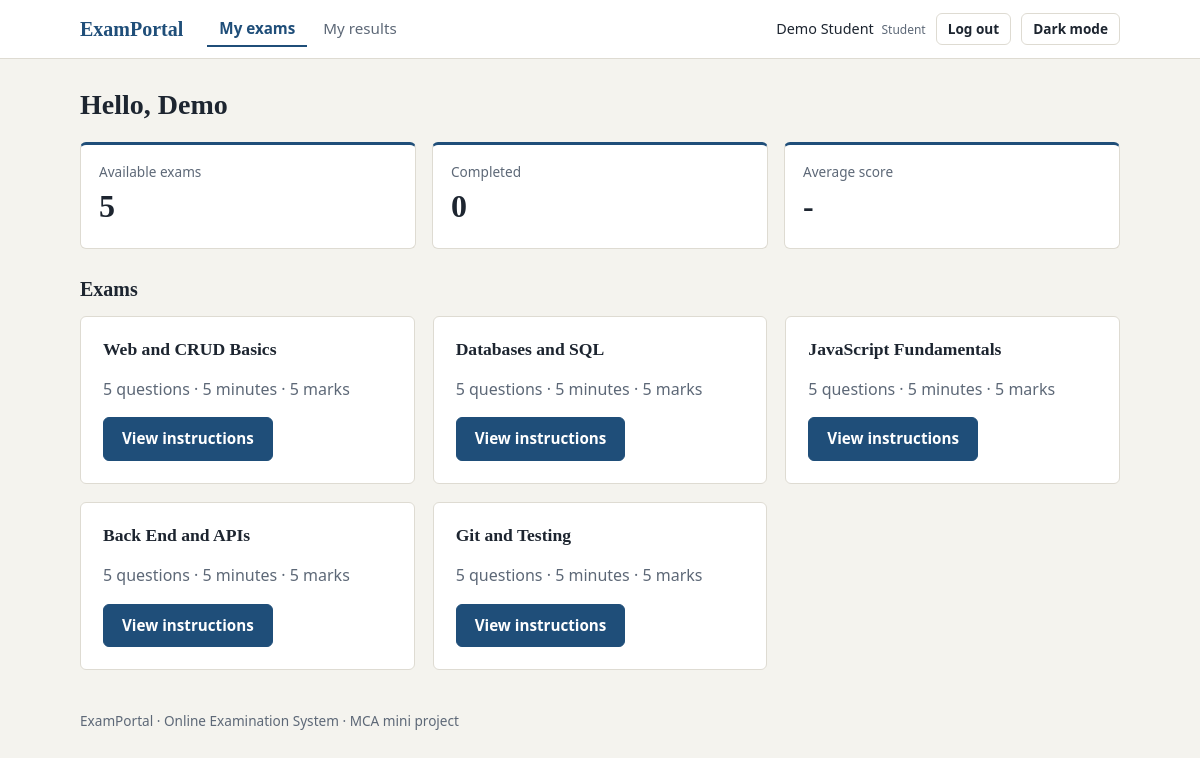
Page /student/index.php (signed in) on the committed database.
### tables this page shows
CREATE TABLE exams (
  id INT UNSIGNED AUTO_INCREMENT PRIMARY KEY,
  title VARCHAR(150) NOT NULL,
  duration_minutes SMALLINT UNSIGNED NOT NULL,
  total_marks SMALLINT UNSIGNED NOT NULL,
  created_at TIMESTAMP NOT NULL DEFAULT CURRENT_TIMESTAMP
);

### includes/functions.php (called while the page is built, shortened)
<?php
function db() {
    static $pdo = null;
    if ($pdo === null) {
        try {
            $pdo = new PDO('mysql:host=' . DB_HOST . ';dbname=' . DB_NAME . ';charset=utf8mb4', DB_USER, DB_PASS, [
                PDO::ATTR_ERRMODE => PDO::ERRMODE_EXCEPTION,
                PDO::ATTR_DEFAULT_FETCH_MODE => PDO::FETCH_ASSOC,
                PDO::ATTR_EMULATE_PREPARES => false,
            ]);
        } catch (PDOException $e) {
            http_response_code(500);
            exit('Database connection failed. Start MySQL in XAMPP, import database/exam_db.sql and check config/config.php.');
        }
    }
    return $pdo;
}
function q($sql, $params = []) {
    $stmt = db()->prepare($sql);
    $stmt->execute($params);
    return $stmt;
}
function e($value) {
    return htmlspecialchars((string)$value, ENT_QUOTES, 'UTF-8');
}
function url($path = '') {
    return BASE_URL . '/' . ltrim($path, '/');
}
function user() {
    return $_SESSION['user'] ?? null;
}
function require_role($role) {
    $u = user();
    return $u;
}

### student/index.php (the view, shortened to what this page needs)
<?php
require_once __DIR__ . '/../includes/functions.php';
$me = require_role('student');
$exams = q('SELECT e.*, r.id AS result_id, r.score, r.percentage,
              (SELECT COUNT(*) FROM exam_questions eq WHERE eq.exam_id = e.id) AS qn
            FROM exams e LEFT JOIN results r ON r.exam_id = e.id AND r.user_id = ?
            WHERE EXISTS (SELECT 1 FROM exam_questions eq WHERE eq.exam_id = e.id)
            ORDER BY e.id', [$me['id']])->fetchAll();
$done = count(array_filter($exams, fn($x) => $x['result_id']));
$avg = q('SELECT AVG(percentage) FROM results WHERE user_id = ?', [$me['id']])->fetchColumn();
require __DIR__ . '/../includes/header.php';
?>
<div class="page-head"><h1>Hello, <?= e(strtok($me['name'], ' ')) ?></h1></div>
<div class="stats">
  <div class="stat"><span>Available exams</span><b><?= count($exams) - $done ?></b></div>
  <div class="stat"><span>Completed</span><b><?= $done ?></b></div>
  <div class="stat"><span>Average score</span><b><?= $avg === null ? '-' : num($avg) . '%' ?></b></div>
</div>
<h2 class="section-title">Exams</h2>
<?php if ($exams): ?>
<div class="exam-grid">
  <?php foreach ($exams as $x): ?>
  <article class="card exam-card">
    <h3><?= e($x['title']) ?></h3>
    <p class="muted"><?= (int)$x['qn'] ?> questions &middot; <?= (int)$x['duration_minutes'] ?> minutes &middot; <?= (int)$x['total_marks'] ?> marks</p>
    <?php if ($x['result_id']): ?>
      <p>Your score: <strong><?= num($x['score']) ?> / <?= (int)$x['total_marks'] ?></strong>
        <span class="badge <?= is_pass($x['percentage']) ? 'pass' : 'fail' ?>"><?= is_pass($x['percentage']) ? 'Pass' : 'Fail' ?></span></p>
      <a class="btn btn-secondary" href="<?= url('student/result.php?id=' . (int)$x['result_id']) ?>">View result</a>
    <?php else: ?>
      <a class="btn" href="<?= url('student/instructions.php?id=' . (int)$x['id']) ?>">View instructions</a>
    <?php endif; ?>
  </article>
  <?php endforeach; ?>
</div>
<?php else: ?>
<div class="card"><p class="empty">No exams are available yet. Please check again later.</p></div>
<?php endif; ?>
<?php require __DIR__ . '/../includes/footer.php'; ?>

### assets/css/style.css (style rules this page uses)
:root { --bg: #f4f3ee; --surface: #ffffff; --ink: #1d2530; --muted: #5d6877; --line: #dedbd2; --primary: #1f4e79; --primary-dark: #173b5c; --on-primary: #ffffff; --tint: #e8eff6; --ok: #2b7a4b; --ok-bg: #e3f1e8; --bad: #b0372c; --bad-bg: #f8e4e1; --info-bg: #e6eef6; --warn: #a56a0c; --radius: 6px; --serif: Georgia, "Times New Roman", serif; --sans: system-ui, -apple-system, "Segoe UI", Roboto, Arial, sans-serif; }
* { box-sizing: border-box; }
body { margin: 0; font-family: var(--sans); background: var(--bg); color: var(--ink); line-height: 1.55; font-size: 16px; }
h1, h2, h3 { font-family: var(--serif); line-height: 1.25; margin: 0 0 .5rem; }
h1 { font-size: 1.75rem; }
h2 { font-size: 1.25rem; }
h3 { font-size: 1.1rem; }
a { color: var(--primary); }
.muted { color: var(--muted); }
.btn { display: inline-block; font: inherit; font-weight: 600; font-size: .95rem; padding: 9px 18px; border: 1px solid var(--primary); border-radius: var(--radius); background: var(--primary); color: var(--on-primary); cursor: pointer; text-decoration: none; text-align: center; transition: background .15s, border-color .15s, transform .1s; }
.card { background: var(--surface); border: 1px solid var(--line); border-radius: var(--radius); padding: 22px; margin-bottom: 22px; }
.page-head { display: flex; justify-content: space-between; align-items: center; gap: 12px; flex-wrap: wrap; margin-bottom: 20px; }
.page-head h1 { margin: 0; }
.section-title { margin: 28px 0 14px; }
.stats { display: grid; grid-template-columns: repeat(auto-fit, minmax(170px, 1fr)); gap: 16px; margin-bottom: 22px; }
.stat { background: var(--surface); border: 1px solid var(--line); border-top: 3px solid var(--primary); border-radius: var(--radius); padding: 16px 18px; }
.stat span { display: block; color: var(--muted); font-size: .85rem; }
.stat b { font-family: var(--serif); font-size: 2rem; }
.exam-grid { display: grid; grid-template-columns: repeat(auto-fill, minmax(300px, 1fr)); gap: 18px; }
.exam-card { margin: 0; transition: border-color .2s, box-shadow .2s; }

### rows in the picture
exams: title "Web and CRUD Basics", qn "5", duration_minutes "5", total_marks "5"
exams: title "Databases and SQL", qn "5", duration_minutes "5", total_marks "5"
exams: title "JavaScript Fundamentals", qn "5", duration_minutes "5", total_marks "5"
exams: title "Back End and APIs", qn "5", duration_minutes "5", total_marks "5"
exams: title "Git and Testing", qn "5", duration_minutes "5", total_marks "5"

### other values in the picture
$label "My exams"
$label "My results"
$me['name'] "Demo Student"
$me['role'] "Student"
strtok($me['name'], ' ') "Demo"
count($exams) - $done "5"
$done "0"
